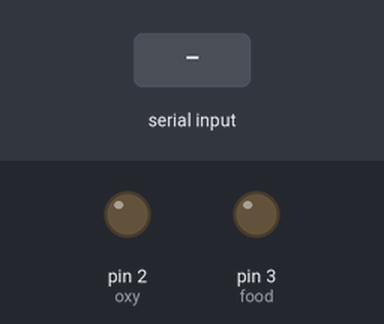
Bench run of a sketch on a simulated Arduino Uno, built with avr-gcc and run on an emulated ATmega328P. Shown: output pins drawn as LEDs (lit = HIGH). The test bench sets the inputs (shaded band).

Above: at 1.2 s.
1.3 s: "5" received over Serial
At 2.9 s:
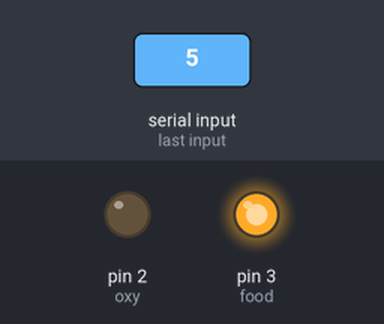
3.8 s: "x" received over Serial
At 4.1 s:
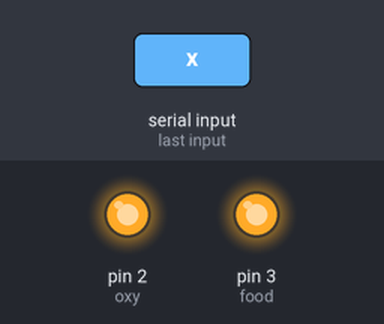
5.3 s: "CMCC-2018\n" received over Serial
At 6.4 s:
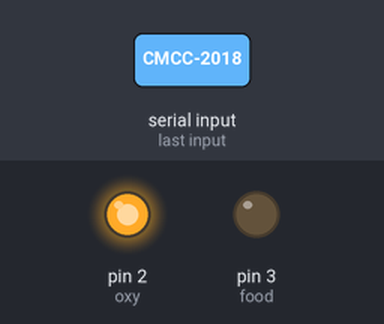
6.8 s: "o" received over Serial
At 9.55 s:
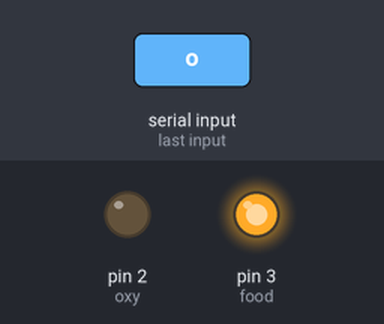
9.8 s: "6" received over Serial
At 11.0 s:
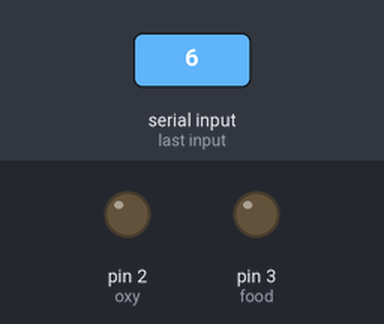
Timing chart, 0 to 13.3 s (numbered marks = the images above; inputs shaded):
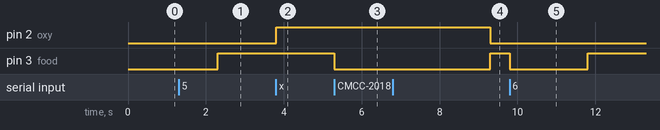

Measured:
- after the input at 1.3 s, pin 3 (food): LOW → HIGH after 1.0 s
- after the input at 3.8 s, pin 2 (oxy): LOW → HIGH at once
- after the input at 5.3 s, pin 3 (food): HIGH → LOW at once
- after the input at 6.8 s, pin 2 (oxy): HIGH → LOW after 2.5 s
- after the input at 9.8 s, pin 3 (food): HIGH → LOW at once, → HIGH 2.0 s later

The sketch:

Arduino.ino
```cpp
/*
#include <ESP8266WiFi.h>
#define SSID "CMCC-2018"
#define PASSWORD "PWD"
#define HOST_NAME "192.168.0.100"
#define HOST_PORT (15001)
*/
int oxy = 2;
int food = 3;
int inByte;
void setup() {
    Serial.begin(115200);
    pinMode(oxy, OUTPUT);
    pinMode(food, OUTPUT);
    //Serial.print('AT+CWJAP="CMCC-2018", "PWD"');
    //Serial.print("AT+CIPMODE=1");
    //Serial.print('AT+CIPSTART="TCP", "192.168.0.100", 15001')
}
void loop()
{
    if (Serial.available() > 0)
    {
        inByte = Serial.read();
        if (inByte == '5')
        {
            //转一圈
            digitalWrite(food, LOW);
            delay(1000);
            digitalWrite(food, HIGH);
        }
        if (inByte == '6')
        {
            //转两圈
            digitalWrite(food, LOW);
            delay(2000);
            digitalWrite(food, HIGH);
        }
        if (inByte == '7')
        {
            //转三圈
            digitalWrite(food, LOW);
            delay(3000);
            digitalWrite(food, HIGH);
        }
        if (inByte == '8')
        {
            //转四圈
            digitalWrite(food, LOW);
            delay(4000);
            digitalWrite(food, HIGH);
        }
        if (inByte == '9')
        {
            //转五圈
            digitalWrite(food, LOW);
            delay(5000);
            digitalWrite(food, HIGH);
        }
        if (inByte == 'o')
        {
            digitalWrite(oxy, LOW); //开始加氧
        }
        if (inByte == 'x')
        {
            digitalWrite(oxy, HIGH); //停止加氧
        }
    }
}
```
